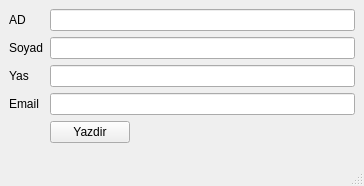
<?xml version="1.0" encoding="UTF-8"?>
<ui version="4.0">
 <class>MainWindow</class>
 <widget class="QMainWindow" name="MainWindow">
  <property name="geometry">
   <rect>
    <x>0</x>
    <y>0</y>
    <width>364</width>
    <height>186</height>
   </rect>
  </property>
  <property name="windowTitle">
   <string>MainWindow</string>
  </property>
  <widget class="QWidget" name="centralwidget">
   <layout class="QFormLayout" name="formLayout">
    <item row="0" column="0">
     <widget class="QLabel" name="label">
      <property name="text">
       <string>AD</string>
      </property>
     </widget>
    </item>
    <item row="0" column="1">
     <widget class="QLineEdit" name="ad"/>
    </item>
    <item row="1" column="0">
     <widget class="QLabel" name="label_2">
      <property name="text">
       <string>Soyad</string>
      </property>
     </widget>
    </item>
    <item row="2" column="0">
     <widget class="QLabel" name="label_3">
      <property name="text">
       <string>Yas</string>
      </property>
     </widget>
    </item>
    <item row="3" column="0">
     <widget class="QLabel" name="label_4">
      <property name="text">
       <string>Email</string>
      </property>
     </widget>
    </item>
    <item row="3" column="1">
     <widget class="QLineEdit" name="email"/>
    </item>
    <item row="1" column="1">
     <widget class="QLineEdit" name="soyad"/>
    </item>
    <item row="2" column="1">
     <widget class="QLineEdit" name="yas"/>
    </item>
    <item row="4" column="1">
     <widget class="QPushButton" name="pushButton">
      <property name="sizePolicy">
       <sizepolicy hsizetype="Fixed" vsizetype="Fixed">
        <horstretch>0</horstretch>
        <verstretch>0</verstretch>
       </sizepolicy>
      </property>
      <property name="text">
       <string>Yazdir</string>
      </property>
     </widget>
    </item>
   </layout>
  </widget>
  <widget class="QMenuBar" name="menubar">
   <property name="geometry">
    <rect>
     <x>0</x>
     <y>0</y>
     <width>364</width>
     <height>21</height>
    </rect>
   </property>
  </widget>
  <widget class="QStatusBar" name="statusbar"/>
 </widget>
 <resources/>
 <connections/>
</ui>
